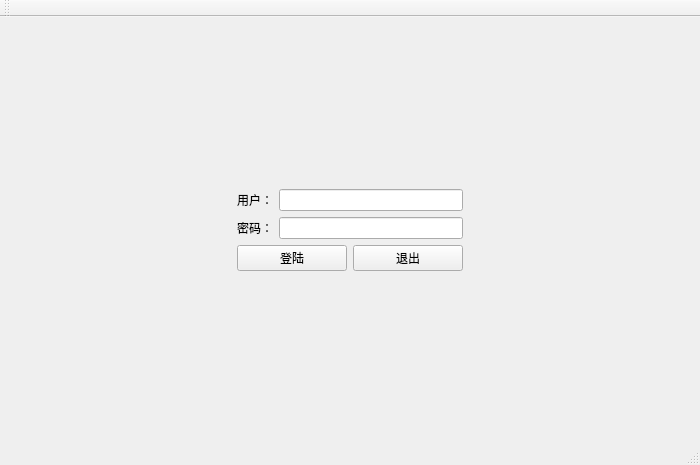
<?xml version="1.0" encoding="UTF-8"?>
<ui version="4.0">
 <class>MainWindow</class>
 <widget class="QMainWindow" name="MainWindow">
  <property name="geometry">
   <rect>
    <x>0</x>
    <y>0</y>
    <width>700</width>
    <height>465</height>
   </rect>
  </property>
  <property name="focusPolicy">
   <enum>Qt::NoFocus</enum>
  </property>
  <property name="windowTitle">
   <string>档案管理系统</string>
  </property>
  <widget class="QWidget" name="centralWidget">
   <layout class="QGridLayout" name="gridLayout">
    <item row="0" column="1">
     <spacer name="verticalSpacer">
      <property name="orientation">
       <enum>Qt::Vertical</enum>
      </property>
      <property name="sizeHint" stdset="0">
       <size>
        <width>20</width>
        <height>156</height>
       </size>
      </property>
     </spacer>
    </item>
    <item row="1" column="0">
     <spacer name="horizontalSpacer_2">
      <property name="orientation">
       <enum>Qt::Horizontal</enum>
      </property>
      <property name="sizeHint" stdset="0">
       <size>
        <width>220</width>
        <height>20</height>
       </size>
      </property>
     </spacer>
    </item>
    <item row="1" column="1">
     <layout class="QVBoxLayout" name="verticalLayout_2">
      <item>
       <layout class="QHBoxLayout" name="horizontalLayout">
        <item>
         <widget class="QLabel" name="label">
          <property name="text">
           <string>用户：</string>
          </property>
         </widget>
        </item>
        <item>
         <widget class="QLineEdit" name="lineEdit_2"/>
        </item>
       </layout>
      </item>
      <item>
       <layout class="QHBoxLayout" name="horizontalLayout_2">
        <item>
         <widget class="QLabel" name="label_2">
          <property name="text">
           <string>密码：</string>
          </property>
         </widget>
        </item>
        <item>
         <widget class="QLineEdit" name="lineEdit"/>
        </item>
       </layout>
      </item>
      <item>
       <layout class="QHBoxLayout" name="horizontalLayout_3">
        <item>
         <widget class="QPushButton" name="Button_DL">
          <property name="text">
           <string>登陆</string>
          </property>
         </widget>
        </item>
        <item>
         <widget class="QPushButton" name="Button_TC">
          <property name="text">
           <string>退出</string>
          </property>
         </widget>
        </item>
       </layout>
      </item>
     </layout>
    </item>
    <item row="1" column="2">
     <spacer name="horizontalSpacer">
      <property name="orientation">
       <enum>Qt::Horizontal</enum>
      </property>
      <property name="sizeHint" stdset="0">
       <size>
        <width>220</width>
        <height>20</height>
       </size>
      </property>
     </spacer>
    </item>
    <item row="2" column="1">
     <spacer name="verticalSpacer_2">
      <property name="orientation">
       <enum>Qt::Vertical</enum>
      </property>
      <property name="sizeHint" stdset="0">
       <size>
        <width>20</width>
        <height>156</height>
       </size>
      </property>
     </spacer>
    </item>
   </layout>
  </widget>
  <widget class="QToolBar" name="mainToolBar">
   <attribute name="toolBarArea">
    <enum>TopToolBarArea</enum>
   </attribute>
   <attribute name="toolBarBreak">
    <bool>false</bool>
   </attribute>
  </widget>
  <widget class="QStatusBar" name="statusBar"/>
 </widget>
 <layoutdefault spacing="6" margin="11"/>
 <resources/>
 <connections/>
</ui>
